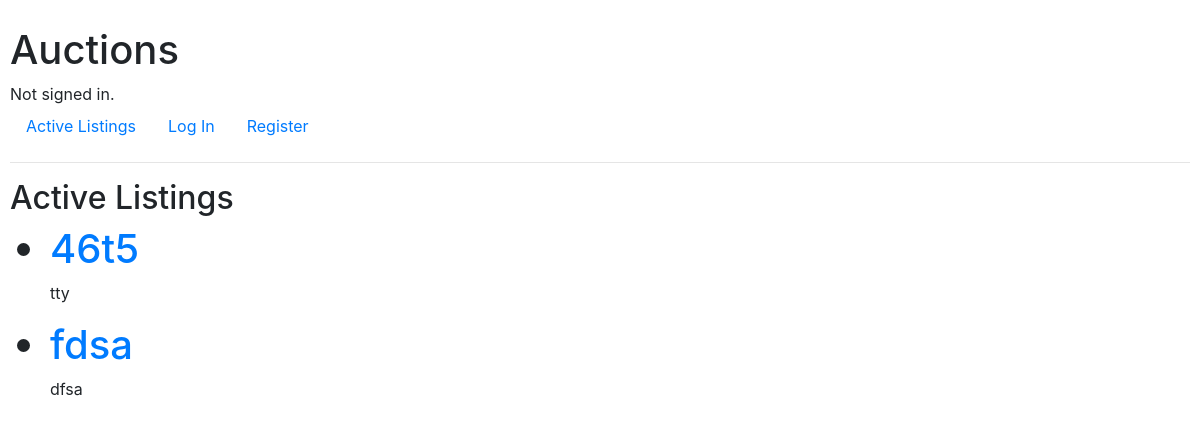
/, run on an earlier commit of the app's database.
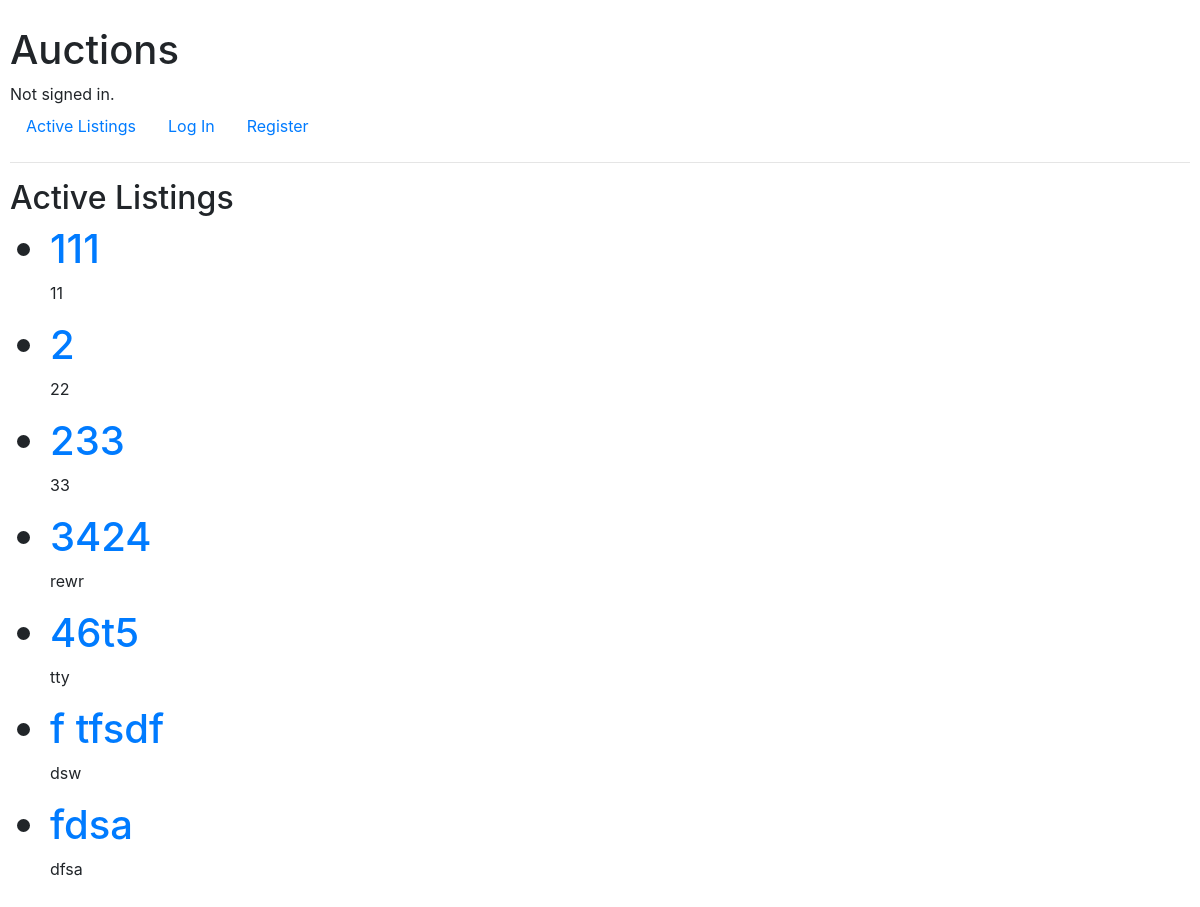
And on a later commit of the database.
### auctions/models.py (models this page shows, shortened)
class Auction_Listings(models.Model):
    title = models.CharField(max_length=200)
    description = models.CharField(max_length=20000)
    starting_bid = models.PositiveIntegerField()
    image_file = models.ImageField(upload_to='images', blank=True)
    image_url = models.URLField(max_length=200, blank=True)
    quantity = models.PositiveIntegerField(null=True, blank=True)
    CATEGORIES = (
        ('LAP', 'Laptop'),
        ('CON', 'Console'),
        ('GAD', 'Gadget'),
        ('GAM', 'Game'),
        ('TEL', 'TV'),
        ('FAS', 'Fashion'),
        ('TOY', 'Toys'),
        ('ELE', 'Electronics'),
        ('HOM', 'Home')
       )
    category = models.CharField(
        max_length=45,
        choices=CATEGORIES
    )
    date_posted = models.DateTimeField(auto_now_add=True, blank=True)
    host = models.ForeignKey('User', on_delete=models.CASCADE, null=True)
    active = models.BooleanField(default=True)
    class Meta:
        ordering = ['title']

### auctions/views.py (the view)
# urls.py: path("", views.index, name="index"),
def index(request):
    listings = Auction_Listings.objects.filter(active=True)
    return render(request, "auctions/index.html", {
                                                   "listings":listings,
                                                   })

### auctions/templates/auctions/index.html (shortened to what this page needs)
{% extends "auctions/layout.html" %}
{% block body %}
    <h2>Active Listings</h2>
    <ul>
    {% for listing in listings %}
        {% if listing.active %}
            <h1> <li> <a href="{% url 'detail' listing.id %}"> {{ listing.title }} </a></li></h1>
            <p> {{ listing.description }} </p>
            <h2> {{ listing.startin_bid }} </h3>
        {% endif %}
    {% endfor %}
{% endblock %}

What changed in the data, as far as the page shows it:
added Auction_Listings: title "111", description "11"
added Auction_Listings: title "2", description "22"
added Auction_Listings: title "233", description "33"
added Auction_Listings: title "3424", description "rewr"
added Auction_Listings: title "f tfsdf", description "dsw"
